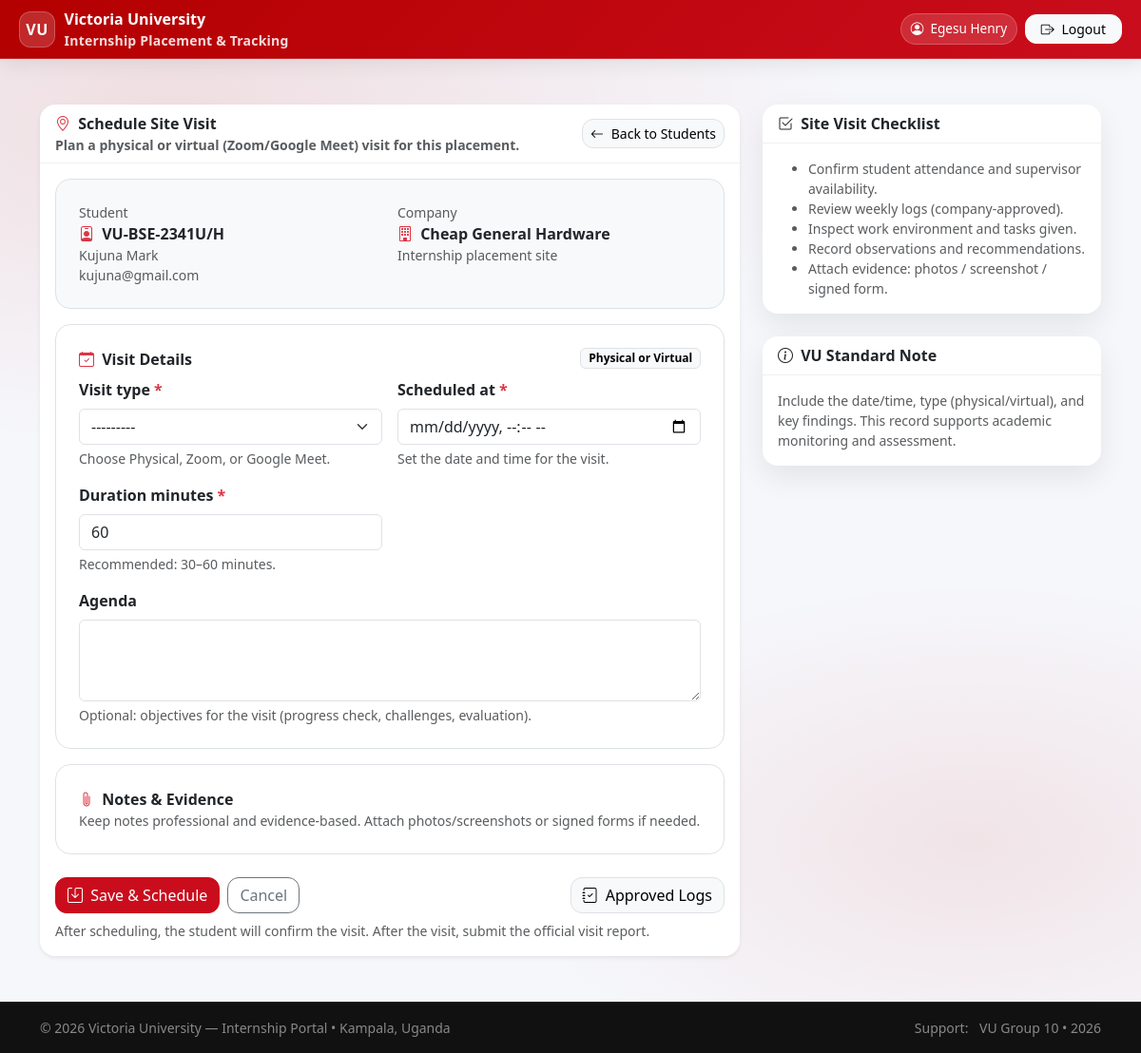
The page /tracking/supervisor/placement/4/visit/new/ (signed in) on the database its author committed.
### accounts/models.py (models this page shows, shortened)
class User(AbstractUser):
    username = None
    email = models.EmailField(_("email address"), unique=True)
    USERNAME_FIELD = "email"
    REQUIRED_FIELDS = []
    objects = UserManager()
    class Meta:
        permissions = [
            ("role_university_supervisor", "Role: VU_UniversitySupervisor"),
            ("role_industry_supervisor", "Role: IndustrySupervisor"),
            ("role_coordinator", "Role: VU_Coordinator"),
        ]
    @property
    def display_name(self):
        full = self.get_full_name().strip()
        return full if full else self.email

class StudentProfile(models.Model):
    user = models.OneToOneField("accounts.User", on_delete=models.CASCADE, related_name="student_profile")
    reg_no = models.CharField(max_length=50, unique=True)
    phone = models.CharField(max_length=30, blank=True)
    program = models.ForeignKey(
        "academics.Program",
        on_delete=models.PROTECT,
        null=True,
        blank=True,
        related_name="students",
    )

### placements/models.py (models this page shows, shortened)
class Placement(models.Model):
    STATUS = [
        ("pending_student_ack", "Pending student acknowledgement"),
        ("active", "Active"),
        ("on_hold", "On hold"),
        ("completed", "Completed"),
        ("terminated", "Terminated"),
    ]
    request = models.OneToOneField(InternshipRequest, on_delete=models.PROTECT, related_name="placement")
    company = models.ForeignKey(Company, on_delete=models.PROTECT)
    industry_supervisor = models.ForeignKey(CompanyContact, null=True, blank=True, on_delete=models.SET_NULL)
    university_supervisor = models.ForeignKey("accounts.StaffProfile", null=True, blank=True, on_delete=models.SET_NULL)
    start_date = models.DateField()
    end_date = models.DateField()
    placement_letter = models.FileField(upload_to="placements/letters/", blank=True, null=True)
    status = models.CharField(max_length=30, choices=STATUS, default="pending_student_ack")
    created_at = models.DateTimeField(auto_now_add=True)

class InternshipRequest(models.Model):
    SOURCE = [
        ("student_selected", "Student selected from list"),
        ("student_proposed", "Student proposed new company"),
        ("university_assigned", "University assigned"),
    ]
    STATUS = [
        ("draft", "Draft"),
        ("submitted", "Submitted"),
        ("under_review", "Under review"),
        ("recommendation_pending", "Recommendation pending approval"),
        ("recommended", "Recommendation issued"),
        ("acceptance_uploaded", "Acceptance uploaded"),
        ("acceptance_verified", "Acceptance verified"),
        ("rejected", "Rejected"),
        ("returned_for_acceptance", "Returned: Upload Acceptance Letter"),
    ]
    student = models.ForeignKey(
        "accounts.StudentProfile",
        on_delete=models.CASCADE,
        related_name="requests"
    )
    period = models.ForeignKey(InternshipPeriod, on_delete=models.PROTECT)
    request_source = models.CharField(max_length=30, choices=SOURCE)
    preferred_company = models.ForeignKey(Company, null=True, blank=True, on_delete=models.SET_NULL)
    coordinator_comment = models.TextField(blank=True)
    coordinator_commented_at = models.DateTimeField(null=True, blank=True)
    proposed_company_name = models.CharField(max_length=200, blank=True)
    proposed_company_district = models.CharField(max_length=120, blank=True)
    proposed_company_address = models.CharField(max_length=255, blank=True)
    proposed_company_contact = models.CharField(max_length=200, blank=True)
    preferred_field = models.CharField(max_length=120, blank=True)
    notes = models.TextField(blank=True)
    cv = models.FileField(upload_to="requests/cv/", blank=True, null=True)
    request_letter = models.FileField(upload_to="requests/letters/", blank=True, null=True)
    status = models.CharField(max_length=40, choices=STATUS, default="draft")
    submitted_at = models.DateTimeField(null=True, blank=True)
    reviewed_by = models.ForeignKey(
        "accounts.User",
        null=True, blank=True,
        on_delete=models.SET_NULL,
        related_name="reviewed_requests"
    )
    reviewed_at = models.DateTimeField(null=True, blank=True)
    review_notes = models.TextField(blank=True)
    recommendation_letter = models.FileField(
        upload_to="requests/recommendation_letters/",
        null=True, blank=True
    )
    recommendation_issued_at = models.DateTimeField(null=True, blank=True)
    recommendation_approved = models.BooleanField(default=False)
    recommendation_approved_at = models.DateTimeField(null=True, blank=True)
    recommendation_approved_by = models.ForeignKey(
        settings.AUTH_USER_MODEL,
        null=True, blank=True,
        on_delete=models.SET_NULL,
        related_name="approved_recommendation_requests"
    )
    acceptance_letter = models.FileField(
        upload_to="requests/acceptance_letters/",
        null=True, blank=True
    )
    acceptance_uploaded_at = models.DateTimeField(null=True, blank=True)
    acceptance_verified = models.BooleanField(default=False)
    acceptance_verified_at = models.DateTimeField(null=True, blank=True)
    class Meta:
        unique_together = [("student", "period")]  # one request per period

### companies/models.py (models this page shows, shortened)
class Company(models.Model):
    STATUS = [
        ("pending_verification", "Pending verification"),
        ("approved", "Approved"),
        ("rejected", "Rejected"),
        ("inactive", "Inactive"),
    ]
    name = models.CharField(max_length=200, unique=True)
    industry = models.CharField(max_length=120, blank=True)
    district = models.CharField(max_length=120, blank=True)
    address = models.CharField(max_length=255, blank=True)
    status = models.CharField(max_length=30, choices=STATUS, default="pending_verification")
    created_at = models.DateTimeField(auto_now_add=True)

### tracking/views.py (the view, shortened to what this page needs)
# urls.py: path("supervisor/placement/<int:placement_id>/visit/new/", views.supervisor_add_site_visit, name="supervisor_add_site_visit"),
@login_required
def supervisor_add_site_visit(request, placement_id):
    if not is_university_supervisor(request.user):
        return HttpResponseForbidden("University Supervisors only.")
    staff = _get_staff_profile(request.user)  # ✅ FIXED (no staffprofile)
    if not staff:
        return HttpResponseForbidden("Staff profile not set. Admin must create StaffProfile for this user.")
    placement = get_object_or_404(
        Placement.objects.select_related("company", "request__student__user", "university_supervisor"),
        pk=placement_id,
    )
    if placement.university_supervisor_id != staff.id:
        return HttpResponseForbidden("You are not assigned to this student.")
    form = SiteVisitScheduleForm(request.POST or None)
    return render(request, "tracking/site_visit_form.html", {
        "form": form,
        "placement": placement,
        "title": "Schedule Site Visit",
    })

### templates/tracking/site_visit_form.html (shortened to what this page needs)
{% extends "base.html" %}
{% block content %}
<div class="row g-4">
  <div class="col-12 col-lg-8">
    <div class="card shadow-sm border-0 overflow-hidden">
      <div class="card-header d-flex flex-column flex-md-row align-items-start align-items-md-center justify-content-between gap-2">
        <div>
          <div class="fw-bold">
            <i class="bi bi-geo-alt me-1 text-danger"></i> Schedule Site Visit
          </div>
          <div class="text-muted small">
            Plan a physical or virtual (Zoom/Google Meet) visit for this placement.
          </div>
        </div>
        <a href="{% url 'supervisor_students' %}" class="btn btn-light border btn-sm">
          <i class="bi bi-arrow-left me-1"></i> Back to Students
        </a>
      </div>
      <div class="card-body">
        <div class="p-3 p-md-4 rounded-4 border bg-light mb-3">
          <div class="row g-3 align-items-start">
            <div class="col-12 col-md-6">
              <div class="text-muted small">Student</div>
              <div class="fw-bold">
                <i class="bi bi-person-badge text-danger me-1"></i>
                {{ placement.request.student.reg_no }}
              </div>
              <div class="small text-muted">
                {{ placement.request.student.user.get_full_name|default:placement.request.student.user.email }}
              </div>
              <div class="small text-muted">{{ placement.request.student.user.email }}</div>
            </div>
            <div class="col-12 col-md-6">
              <div class="text-muted small">Company</div>
              <div class="fw-bold">
                <i class="bi bi-building text-danger me-1"></i>
                {{ placement.company.name }}
              </div>
              <div class="small text-muted">Internship placement site</div>
            </div>
          </div>
        </div>
        <form method="post" enctype="multipart/form-data" novalidate>
          <div class="border rounded-4 p-3 p-md-4 bg-white">
            <div class="d-flex justify-content-between align-items-start gap-2 mb-2">
              <div class="fw-bold">
                <i class="bi bi-calendar-check me-1 text-danger"></i> Visit Details
              </div>
              <span class="badge text-bg-light border">Physical or Virtual</span>
            </div>
            <div class="row g-3">
              {% if form.visit_type %}
                <div class="col-12 col-md-6">
                  <label class="form-label fw-semibold" for="{{ form.visit_type.id_for_label }}">
                    {{ form.visit_type.label }}{% if form.visit_type.field.required %} <span class="text-danger">*</span>{% endif %}
                  </label>
                  {{ form.visit_type }}
                  <div class="form-text">Choose Physical, Zoom, or Google Meet.</div>
                </div>
              {% endif %}
              {% if form.scheduled_at %}
                <div class="col-12 col-md-6">
                  <label class="form-label fw-semibold" for="{{ form.scheduled_at.id_for_label }}">
                    {{ form.scheduled_at.label }}{% if form.scheduled_at.field.required %} <span class="text-danger">*</span>{% endif %}
                  </label>
                  {{ form.scheduled_at }}
                  <div class="form-text">Set the date and time for the visit.</div>
                </div>
              {% endif %}
              {% if form.duration_minutes %}
                <div class="col-12 col-md-6">
                  <label class="form-label fw-semibold" for="{{ form.duration_minutes.id_for_label }}">
                    {{ form.duration_minutes.label }}{% if form.duration_minutes.field.required %} <span class="text-danger">*</span>{% endif %}
                  </label>
                  {{ form.duration_minutes }}
                  <div class="form-text">Recommended: 30–60 minutes.</div>
                </div>
              {% endif %}
              {% if form.agenda %}
                <div class="col-12">
                  <label class="form-label fw-semibold" for="{{ form.agenda.id_for_label }}">
                    {{ form.agenda.label }}{% if form.agenda.field.required %} <span class="text-danger">*</span>{% endif %}
                  </label>
                  {{ form.agenda }}
                  <div class="form-text">Optional: objectives for the visit (progress check, challenges, evaluation).</div>
                </div>
              {% endif %}
            </div>
          </div>
          <div class="mt-3 border rounded-4 p-3 p-md-4 bg-white">
            <div class="fw-bold mb-2">
              <i class="bi bi-paperclip me-1 text-danger"></i> Notes & Evidence
            </div>
            <div class="small text-muted mt-2">
              Keep notes professional and evidence-based. Attach photos/screenshots or signed forms if needed.
            </div>
          </div>
          <div class="d-flex flex-column flex-md-row gap-2 mt-4">
            <button type="submit" class="btn btn-danger">
              <i class="bi bi-save me-1"></i> Save & Schedule
            </button>
            <a href="{% url 'supervisor_students' %}" class="btn btn-outline-secondary">
              Cancel
            </a>
            <a href="{% url 'supervisor_approved_logs' %}" class="btn btn-light border ms-md-auto">
              <i class="bi bi-journal-check me-1"></i> Approved Logs
            </a>
          </div>
          <div class="small text-muted mt-2">
            After scheduling, the student will confirm the visit. After the visit, submit the official visit report.
          </div>
        </form>
      </div>
    </div>
  </div>
  <div class="col-12 col-lg-4">
    <div class="card mb-4">
      <div class="card-header fw-bold">
        <i class="bi bi-check2-square me-1"></i> Site Visit Checklist
      </div>
      <div class="card-body small text-muted">
        <ul class="mb-0">
          <li>Confirm student attendance and supervisor availability.</li>
          <li>Review weekly logs (company-approved).</li>
          <li>Inspect work environment and tasks given.</li>
          <li>Record observations and recommendations.</li>
          <li>Attach evidence: photos / screenshot / signed form.</li>
        </ul>
      </div>
    </div>
    <div class="card">
      <div class="card-header fw-bold">
        <i class="bi bi-info-circle me-1"></i> VU Standard Note
      </div>
      <div class="card-body small text-muted">
        Include the date/time, type (physical/virtual), and key findings. This record supports academic monitoring and assessment.
      </div>
    </div>
  </div>
</div>
{% endblock %}

### templates/base.html (shortened to what this page needs)
<!doctype html>
<html lang="en">
<head>
  {% load static %}
  <link href="https://cdn.jsdelivr.net/npm/bootstrap@5.3.3/dist/css/bootstrap.min.css" rel="stylesheet">
  <link rel="stylesheet" href="https://cdn.jsdelivr.net/npm/bootstrap-icons@1.11.3/font/bootstrap-icons.min.css">
  <link rel="stylesheet" href="{% static 'base/css/vu_portal.css' %}">
</head>
<body class="vu-body d-flex flex-column">
  <header class="vu-topbar">
    <nav class="navbar navbar-expand-lg navbar-dark py-2">
      <div class="container-fluid vu-container-pad">
        <a class="vu-brand" href="{% url 'dashboard' %}">
          <span class="vu-badge">VU</span>
          <span class="d-none d-sm-inline">
            Victoria University
            <small class="d-none d-lg-block">Internship Placement & Tracking</small>
          </span>
        </a>
        <div class="collapse navbar-collapse" id="vuNav">
          <ul class="navbar-nav ms-auto align-items-lg-center gap-lg-2">
            {% if request.user.is_authenticated %}
              <li class="nav-item my-2 my-lg-0">
                <span class="vu-pill">
                  <i class="bi bi-person-circle"></i>
                  {{ request.user.display_name|default:request.user.email }}
                </span>
              </li>
              <li class="nav-item my-2 my-lg-0">
                <form method="post" action="{% url 'logout' %}" class="d-inline">
                  <button type="submit" class="btn btn-light btn-sm px-3">
                    <i class="bi bi-box-arrow-right me-1"></i> Logout
                  </button>
                </form>
              </li>
            {% else %}
              <li class="nav-item my-2 my-lg-0">
                <a href="{% url 'login' %}" class="btn btn-light btn-sm px-3">
                  <i class="bi bi-box-arrow-in-right me-1"></i> Login
                </a>
              </li>
            {% endif %}
          </ul>
        </div>
      </div>
    </nav>
  </header>
  <main id="main-content" class="container vu-main my-4 my-lg-5 flex-grow-1">
    {% block content %}{% endblock %}
  </main>
  <footer class="vu-footer mt-auto">
    <div class="container py-3 d-flex flex-column flex-md-row justify-content-between align-items-start align-items-md-center gap-2">
      <div class="small text-white-50">
        © {% now "Y" %} Victoria University — Internship Portal
        <span class="d-none d-md-inline">• Kampala, Uganda</span>
      </div>
      <div class="small text-white-50">
        <span class="me-2">Support:</span>
        <span class="text-white-50">VU Group 10 • 2026</span>
      </div>
    </div>
  </footer>
</body>
</html>

### rows shown on the page
User: user.display_name "Egesu Henry"
Placement: request.student.reg_no "VU-BSE-2341U/H", request.student.user.get_full_name "Kujuna Mark", request.student.user.email "kujuna@gmail.com", company.name "Cheap General Hardware"
